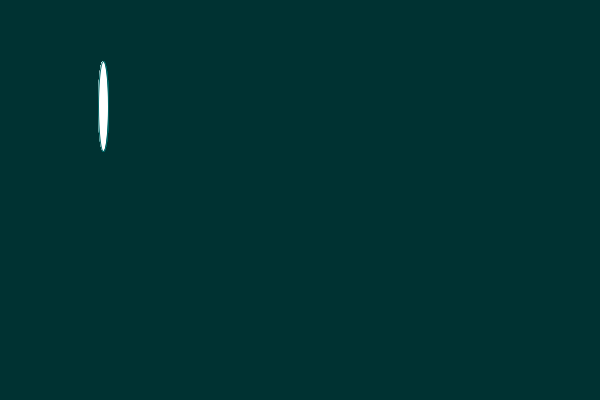
Frame 1 (no input)
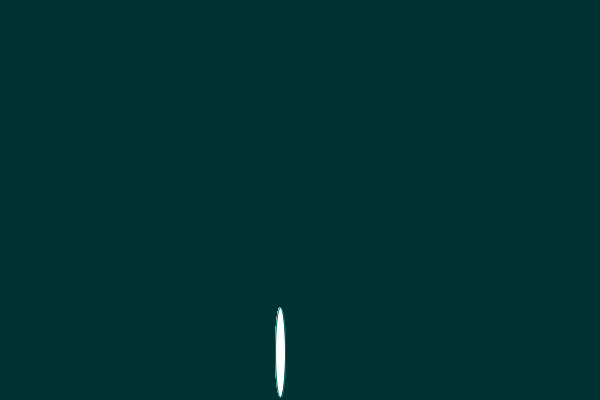
Frame 60 (the mouse pressed at the canvas centre just before this capture)
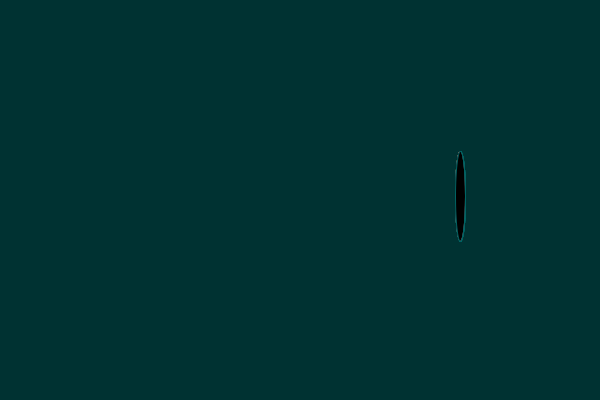
Frame 120 (the mouse held since frame 60 and released just before this capture)

The Processing sketch that drew these frames (run headless with seeded random() and noise(); from frame 60 on, the mouse is pressed at the canvas centre):

// Processing sketch: sketch_160808g_homework
// ── sketch_160808g_homework.pde
float x = 100;
float y = 100;
float xspeed = 3;
float yspeed = 6;
color choices[] = {#FF0000, #FF8100, #FFD915, #30EB13, #0B2C79, #4C0679, #FFFFFF, #000000};
 
int  i = 0;
void setup() {
  size(600,400);
  background(0,100,100);
}
 
void draw() {
  background(0,50,50);
 
  x = x + xspeed;
  y = y + yspeed;
  
  
   if ((x > width) || (x <-50)) {  // makes the ball bounce back widthwise
    xspeed = xspeed * -1;
  }
  if ((y > height) || (y < 100)) { // makes ball bounce back heightwise
    yspeed = yspeed * -1;
  }
 
 for(int i = 0; i < choices.length; i++){ 
  stroke(0,100,100);
  if (mousePressed){
  fill(choices[i]);
  }
//Display the ball at the location (x,y) with size 10 width by 90 height.
  ellipse(x,y,10,90);
 }
}
